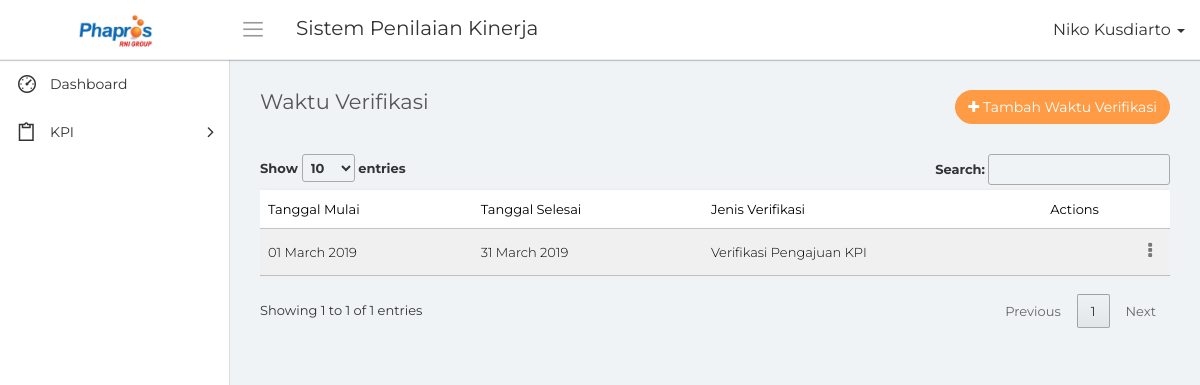
/waktu_verifikasi.php (signed in), run on the app's committed database.
### tables this page shows
CREATE TABLE `waktu_verifikasi` (
  `id_waktu_verifikasi` bigint(20) NOT NULL,
  `tanggal_awal_verifikasi` date NOT NULL,
  `tanggal_akhir_verifikasi` date NOT NULL,
  `jenis_verifikasi` int(5) NOT NULL,
  `tanggal_input` date NOT NULL
);

### conn/database.php (called while the page is built, shortened)
<?php
	class database{
		function __construct(){
			$this->connection = new mysqli('localhost', 'root', '','phapros_final');
		}
		function tampil_waktu_verifikasi(){
			$query = $this->connection->query("SELECT * FROM waktu_verifikasi");
			while($tampil = $query->fetch_array())
				$hasil[] = $tampil;
			return $hasil;
		}
		function tampil_akses(){
			$query = $this->connection->query("SELECT * FROM akses_menu");
			while($tampil = $query->fetch_array())
				$hasil[] = $tampil;
			return $hasil;
		}
	}
?>

### waktu_verifikasi.php (the view, shortened to what this page needs)
<?php
    include "conn/database.php";
    $db = new database();
    $nama = $_SESSION['nama'];
    $jabatan = $_SESSION['id_jabatan'];
?>
<!DOCTYPE html>
<html>
    <head>
        <link rel="stylesheet" type="text/css" href="assets/css/bootstrap.min.css">
        <link rel="stylesheet" type="text/css" href="assets/css/font-awesome.min.css">
        <link rel="stylesheet" type="text/css" href="assets/css/line-awesome.min.css">
        <link rel="stylesheet" type="text/css" href="https://cdn.datatables.net/1.10.19/css/jquery.dataTables.css">
		<link rel="stylesheet" type="text/css" href="assets/css/select2.min.css">
		<link rel="stylesheet" type="text/css" href="assets/css/bootstrap-datetimepicker.min.css">
        <link rel="stylesheet" type="text/css" href="assets/css/style.css">
    </head>
    <body>
        <div class="main-wrapper">
            <div class="header">
				<div class="header-left">
                    <a href="index.php" class="logo">
						<img src="assets/img/logo-phapros.jpg" width="75" height="" alt="">
					</a>
                </div>
				<a id="toggle_btn" href="javascript:void(0);"><i class="la la-bars"></i></a>
                <div class="page-title-box pull-left">
					<h3>Sistem Penilaian Kinerja</h3>
                </div>
				<ul class="nav navbar-nav navbar-right user-menu pull-right">
					<li class="dropdown">
						<a href="" class="dropdown-toggle user-link" data-toggle="dropdown" title="Admin">
							<span>
                                <?php echo $nama; ?>
                            </span>
							<i class="caret"></i>
						</a>
					</li>
				</ul>
            </div>
            <div class="sidebar" id="sidebar">
                <div class="sidebar-inner slimscroll">
					<div id="sidebar-menu" class="sidebar-menu">
						<ul>
							<li>
								<a href="index.php"><i class="la la-dashboard"></i> <span>Dashboard</span></a>
							</li>
                            <?php
                                foreach($db->tampil_akses() as $tampil)
                                {
                                    if($tampil['id_jabatan'] == $jabatan)
                                    {
                                        $m1 = $tampil['menu1'];
                                        $m2 = $tampil['menu2'];
                                        $m3 = $tampil['menu3'];
                                        $m4 = $tampil['menu4'];
                                        $m5 = $tampil['menu5'];
                                        $m6 = $tampil['menu6'];
                                        $m7 = $tampil['menu7'];
                                    }
                                }
                            ?>
                            <li class="submenu">
								<a href="#"><i class="la la-clipboard"></i> <span> KPI</span> <span class="menu-arrow"></span></a>
							</li>
						</ul>
					</div>
                </div>
            </div>
            <div class="page-wrapper">
                <div class="content container-fluid">
					<div class="row">
						<div class="col-xs-8">
							<h4 class="page-title">Waktu Verifikasi</h4>
						</div>
						<div class="col-xs-4 text-right m-b-30">
							<a href="#" class="btn btn-primary rounded pull-right" data-toggle="modal" data-target="#add_ticket"><i class="fa fa-plus"></i> Tambah Waktu Verifikasi</a>
						</div>
					</div>
					<div class="row">
						<div class="col-md-12">
							<div class="table-responsive">
								<table class="table table-striped custom-table m-b-0 display" id="tabel">
									<thead>
										<tr>
											<th>Tanggal Mulai</th>
                                            <th>Tanggal Selesai</th>
                                            <th>Jenis Verifikasi</th>
											<th class="text-right">Actions</th>
										</tr>
									</thead>
									<tbody>
                                    <?php
                                        foreach($db->tampil_waktu_verifikasi() as $data)
                                        {
                                    ?>
                                            <tr>
                                                <td><?php echo date('d F Y', strtotime($data['tanggal_awal_verifikasi'])); ?></td>
                                                <td><?php echo date('d F Y', strtotime($data['tanggal_akhir_verifikasi'])); ?></td>
                                                <td><?php
                                                    if($data['jenis_verifikasi'] == 1)
                                                        echo 'Verifikasi Pengajuan KPI';
                                                    else if($data['jenis_verifikasi'] == 2)
                                                        echo 'Verifikasi Realisasi KPI';
                                                    else
                                                        echo '-';
                                                ?></td>
                                                <td class="text-right">
                                                    <div class="dropdown">
                                                        <a href="#" class="action-icon dropdown-toggle" data-toggle="dropdown" aria-expanded="false"><i class="fa fa-ellipsis-v"></i></a>
                                                    </div>
                                                </td>
                                            </tr>
                                    <?php
                                        }
                                    ?>
									</tbody>
								</table>
							</div>
						</div>
					</div>
                </div>
            </div>
        </div>
    </body>
</html>

### data on the page
waktu_verifikasi: tanggal_awal_verifikasi "01 March 2019", tanggal_akhir_verifikasi "31 March 2019", jenis_verifikasi "Verifikasi Pengajuan KPI"

### other printed values
$nama "Niko Kusdiarto"
